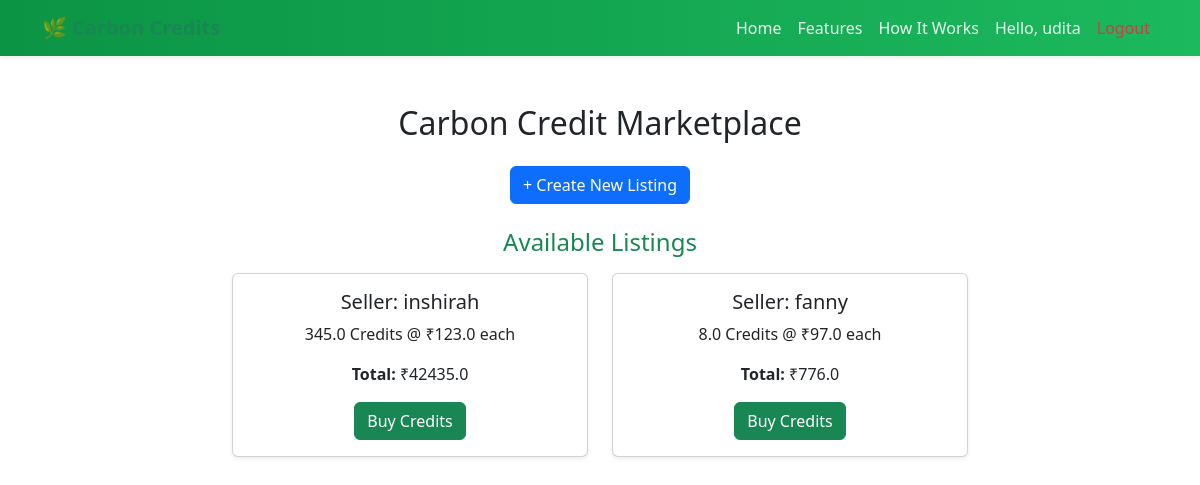
/marketplace (signed in), run on the app's committed database.
### models.py (models this page shows)
class User(db.Model, UserMixin):
    id = db.Column(db.Integer, primary_key=True)
    username = db.Column(db.String(80), unique=True, nullable=False)
    password = db.Column(db.String(200), nullable=False)
    credits = db.Column(db.Float, default=1000.0)
    wallet_balance = db.Column(db.Float, default=5000.0)

class MarketplaceListing(db.Model):
    id = db.Column(db.Integer, primary_key=True)
    user_id = db.Column(db.Integer, db.ForeignKey("user.id"), nullable=False)
    credits = db.Column(db.Float, nullable=False)
    price_per_credit = db.Column(db.Float, nullable=False)
    total_price = db.Column(db.Float, nullable=False)
    status = db.Column(db.String(20), default="available")  # available / sold
    created_at = db.Column(db.DateTime, default=datetime.utcnow)
    user = db.relationship("User", backref="listings", lazy=True)

### app.py (the view)
@app.route("/marketplace")
@login_required
def marketplace():
    listings = MarketplaceListing.query.filter(
        MarketplaceListing.status == "available",
        MarketplaceListing.user_id != current_user.id
    ).all()
    user_listings = MarketplaceListing.query.filter_by(user_id=current_user.id).all()
    return render_template("marketplace.html", listings=listings, user_listings=user_listings)

### app.py (called while the page is built)
@login_manager.user_loader
def load_user(user_id):
    return User.query.get(int(user_id))

### templates/marketplace.html (shortened to what this page needs)
{% extends 'base.html' %}
{% block content %}
<div class="container mt-5">
  <h2 class="text-center mb-4">Carbon Credit Marketplace</h2>
  <div class="text-center mb-4">
    <a href="{{ url_for('create_listing') }}" class="btn btn-primary">+ Create New Listing</a>
  </div>
  {% if listings %}
  <h4 class="text-center mb-3 text-success">Available Listings</h4>
  <div class="row justify-content-center">
    {% for listing in listings %}
      <div class="col-md-4 mb-4">
        <div class="card shadow-sm text-center p-3">
          <h5>Seller: {{ listing.user.username }}</h5>
          <p>{{ listing.credits }} Credits @ ₹{{ listing.price_per_credit }} each</p>
          <p><strong>Total:</strong> ₹{{ listing.total_price }}</p>
          <form action="{{ url_for('buy_credits', listing_id=listing.id) }}" method="POST">
            <button type="submit" class="btn btn-success">Buy Credits</button>
          </form>
        </div>
      </div>
    {% endfor %}
  </div>
  {% else %}
  <p class="text-center text-muted mt-4">No available listings right now.</p>
  {% endif %}
</div>
{% endblock %}

### templates/base.html (shortened to what this page needs)
<!DOCTYPE html>
<html lang="en">
<head>
    <link rel="stylesheet" href="{{ url_for('static', filename='style.css') }}">
    <link href="https://cdn.jsdelivr.net/npm/bootstrap@5.3.2/dist/css/bootstrap.min.css" rel="stylesheet">
    <link rel="stylesheet" href="https://use.fontawesome.com/releases/v5.11.2/css/all.css">
</head>
<body>
    <nav class="navbar navbar-expand-lg navbar-light bg-light sticky-top shadow-sm">
        <div class="container">
            <a class="navbar-brand fw-bold text-success" href="{{ url_for('home') }}">🌿 Carbon Credits</a>
            <div class="collapse navbar-collapse justify-content-end" id="navbarNav">
                <ul class="navbar-nav">
                    <li class="nav-item"><a class="nav-link" href="{{ url_for('home') }}">Home</a></li>
                    <li class="nav-item"><a class="nav-link" href="#features">Features</a></li>
                    <li class="nav-item"><a class="nav-link" href="#how">How It Works</a></li>
                    {% if current_user.is_authenticated %}
                        <li class="nav-item"><a class="nav-link">Hello, {{ current_user.username }}</a></li>
                        <li class="nav-item"><a class="nav-link text-danger" href="{{ url_for('logout') }}">Logout</a></li>
                    {% else %}
                        <li class="nav-item"><a class="nav-link" data-bs-toggle="modal" data-bs-target="#loginModal">Login</a></li>
                        <li class="nav-item"><a class="nav-link" data-bs-toggle="modal" data-bs-target="#signupModal">Sign Up</a></li>
                    {% endif %}
                </ul>
            </div>
        </div>
    </nav>
    {% block content %}{% endblock %}
</body>
</html>

### static/style.css (style rules this page uses)
body { font-family: "Poppins", sans-serif; background-color: #f8f9fa; color: #333; margin: 0; padding: 0; }
.navbar { background: linear-gradient(90deg, #0b9444, #1cb95e); padding: 0.8rem 1.5rem; }
.navbar-brand { font-weight: 700; font-size: 1.5rem; color: #fff !important; }
.nav-link { color: #e9f9ee !important; font-weight: 500; transition: color 0.3s ease; }
.card { border-radius: 15px; transition: transform 0.2s ease, box-shadow 0.2s ease; }

### data on the page
User: username "udita"
MarketplaceListing: user.username "inshirah", credits "345.0", price_per_credit "123.0", total_price "42435.0"
MarketplaceListing: user.username "fanny", credits "8.0", price_per_credit "97.0", total_price "776.0"
